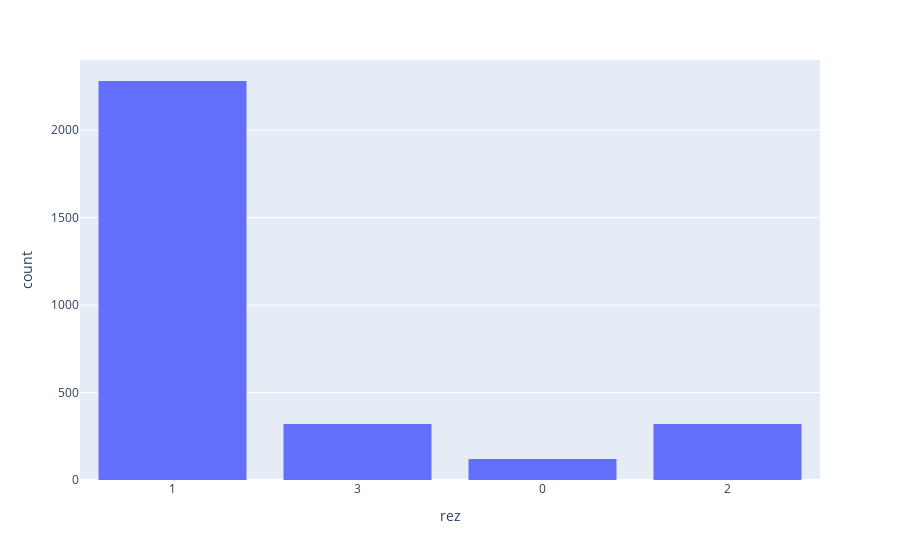

The notebook cell this image was saved under:
### Code cell
px.histogram(df[df["camera"] == 0], x="rez")

### Figure 1 — Plotly figure (JSON) as saved in the notebook; plotly's stock layout.template omitted (floating-point values rounded to 4 significant figures; data arrays with more than 128 entries replaced by an {"elided": "..."} marker saying what was removed)
{"data": [{"alignmentgroup": "True", "bingroup": "x", "hovertemplate": "rez=%{x}<br>count=%{y}<extra></extra>", "legendgroup": "", "marker": {"color": "#636efa", "pattern": {"shape": ""}}, "name": "", "offsetgroup": "", "orientation": "v", "showlegend": false, "type": "histogram", "x": {"elided": "3040 str values"}, "xaxis": "x", "yaxis": "y"}], "layout": {"autosize": true, "barmode": "relative", "legend": {"tracegroupgap": 0}, "margin": {"t": 60}, "xaxis": {"anchor": "y", "autorange": true, "domain": [0, 1], "range": [-0.5, 3.5], "title": {"text": "rez"}, "type": "category"}, "yaxis": {"anchor": "x", "autorange": true, "domain": [0, 1], "range": [0, 2400], "title": {"text": "count"}}}}
